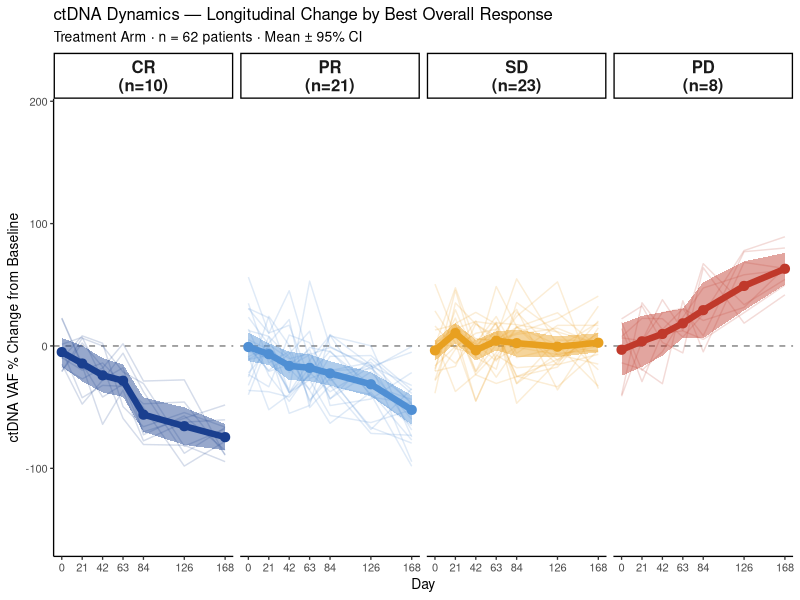

Recreate this plot in R.
library(ggplot2); library(dplyr)

set.seed(13)
BOR_COLORS <- c(CR="#1a3f8f",PR="#4f8fd4",SD="#e8a020",PD="#c0392b")
DAYS <- c(0,21,42,63,84,126,168)

ctdna <- do.call(rbind, lapply(paste0("PT",sprintf("%03d",1:62)), function(id) {
  bor <- sample(c("CR","PR","SD","PD"),1,prob=c(.1,.35,.35,.2))
  base_trend <- c(CR=-80,PR=-50,SD=5,PD=60)[bor]
  do.call(rbind, lapply(DAYS, function(d) {
    data.frame(USUBJID=id, BESTRSPC=bor, ADTN=d,
               PCHG=base_trend*(d/168) + rnorm(1,0,20))
  }))
})) %>% mutate(BESTRSPC=factor(BESTRSPC, levels=c("CR","PR","SD","PD")))

ctdna_sum <- ctdna %>% group_by(BESTRSPC, ADTN) %>%
  summarise(mean=mean(PCHG), se=sd(PCHG)/sqrt(n()), n=n(), .groups="drop") %>%
  mutate(lo=mean-qt(.975,n-1)*se, hi=mean+qt(.975,n-1)*se)

bor_n <- ctdna %>% group_by(BESTRSPC) %>% summarise(n=n_distinct(USUBJID))
bor_lbl <- setNames(paste0(bor_n$BESTRSPC,"\n(n=",bor_n$n,")"), bor_n$BESTRSPC)

p <- ggplot() +
  geom_hline(yintercept=0, color="#888888", linetype="dashed") +
  geom_line(data=ctdna, aes(ADTN,PCHG,group=USUBJID,color=BESTRSPC), alpha=.18) +
  geom_ribbon(data=ctdna_sum, aes(ADTN,ymin=lo,ymax=hi,fill=BESTRSPC), alpha=.45) +
  geom_line(data=ctdna_sum, aes(ADTN,mean,color=BESTRSPC), linewidth=2.2) +
  geom_point(data=ctdna_sum, aes(ADTN,mean,color=BESTRSPC), size=2.8) +
  facet_wrap(~BESTRSPC, nrow=1, labeller=labeller(BESTRSPC=bor_lbl)) +
  scale_color_manual(values=BOR_COLORS, guide="none") +
  scale_fill_manual(values=BOR_COLORS, guide="none") +
  scale_x_continuous(breaks=DAYS, name="Day") +
  scale_y_continuous(name="ctDNA VAF % Change from Baseline", limits=c(-155,185)) +
  theme_classic(base_size=10) + theme(strip.text=element_text(face="bold",size=12)) +
  labs(title="ctDNA Dynamics — Longitudinal Change by Best Overall Response",
       subtitle="Treatment Arm · n = 62 patients · Mean ± 95% CI")

ggsave("plots/13_ctdna.png", p, width=17, height=7, dpi=180, bg="white")
cat("13 done\n")
